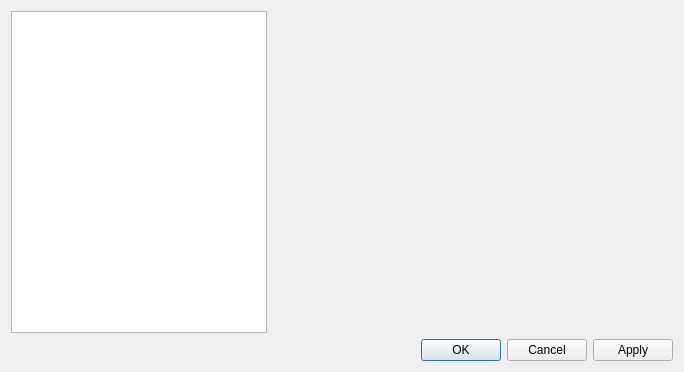
<?xml version="1.0" encoding="UTF-8"?>
<ui version="4.0">
 <class>Dialog</class>
 <widget class="QDialog" name="Dialog">
  <property name="geometry">
   <rect>
    <x>0</x>
    <y>0</y>
    <width>684</width>
    <height>372</height>
   </rect>
  </property>
  <property name="windowTitle">
   <string>Dialog</string>
  </property>
  <layout class="QFormLayout" name="formLayout">
   <item row="0" column="0">
    <widget class="QListWidget" name="PreferencesList"/>
   </item>
   <item row="0" column="1">
    <widget class="QStackedWidget" name="Preference">
     <property name="currentIndex">
      <number>1</number>
     </property>
     <widget class="QWidget" name="page"/>
     <widget class="QWidget" name="page_2"/>
    </widget>
   </item>
   <item row="1" column="1">
    <widget class="QDialogButtonBox" name="buttonBox">
     <property name="orientation">
      <enum>Qt::Orientation::Horizontal</enum>
     </property>
     <property name="standardButtons">
      <set>QDialogButtonBox::StandardButton::Apply|QDialogButtonBox::StandardButton::Cancel|QDialogButtonBox::StandardButton::Ok</set>
     </property>
     <property name="centerButtons">
      <bool>false</bool>
     </property>
    </widget>
   </item>
  </layout>
 </widget>
 <resources/>
 <connections/>
</ui>
